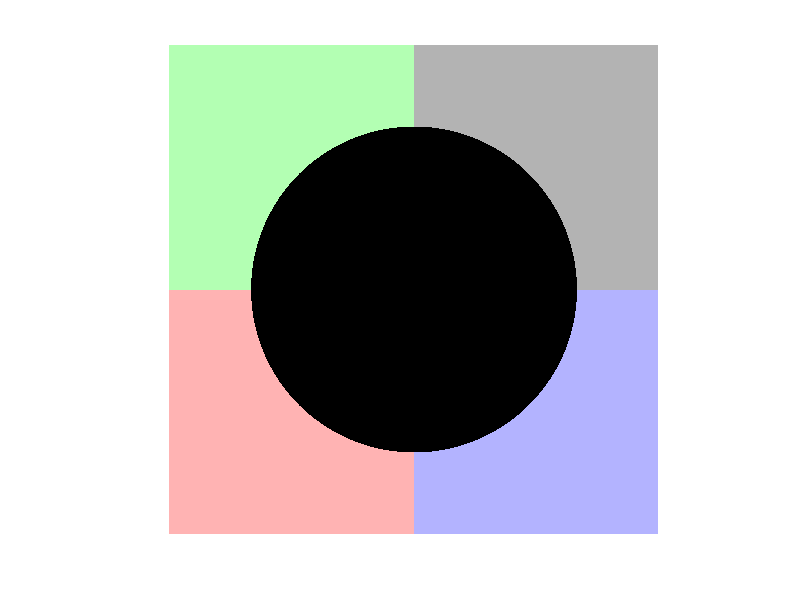
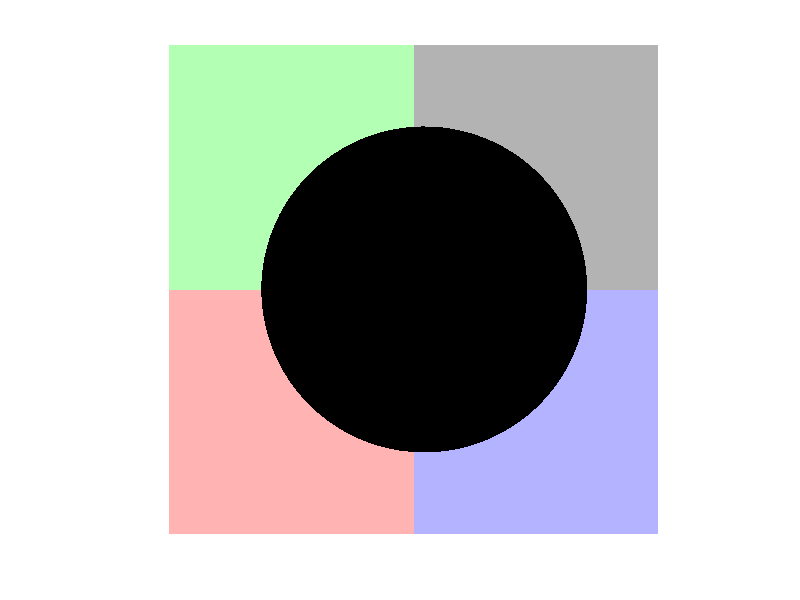
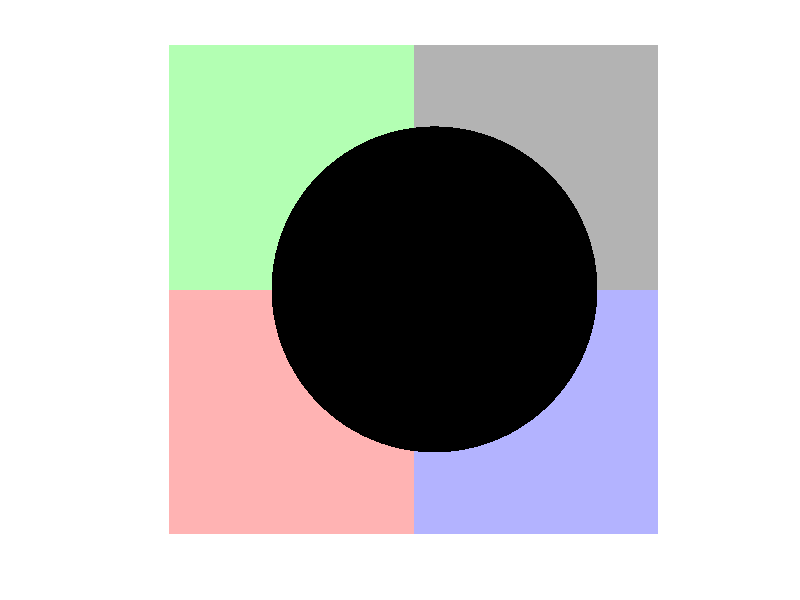
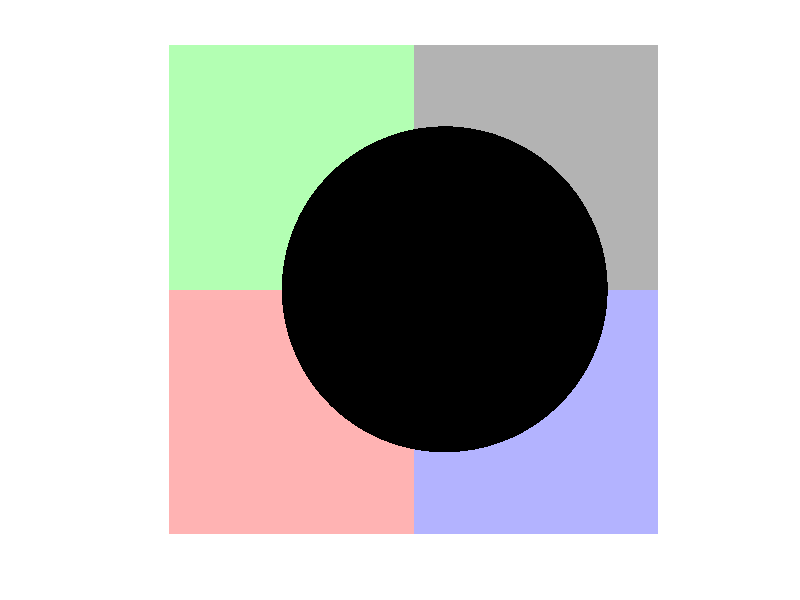

Write MATLAB code to recreate these figures, in order.
hold on;

% Create the first polygon for the left half of the plot
x_left = [-1.5, 0, 0, -1.5]; % x coordinates for the left half
y_left = [-1.5, -1.5, 0, 0]; % y coordinates for the left half
fill(x_left, y_left, 'r', 'FaceAlpha', 0.3, 'EdgeColor', 'none');

% Create the first polygon for the left half of the plot
x_left = [-1.5, 0, 0, -1.5]; % x coordinates for the left half
y_left = [0, 0, 1.5, 1.5]; % y coordinates for the left half
fill(x_left, y_left, 'g', 'FaceAlpha', 0.3, 'EdgeColor', 'none');

% Create the first polygon for the left half of the plot
x_left = [0, 1.5, 1.5, 0]; % x coordinates for the left half
y_left = [-1.5, -1.5, 0, 0]; % y coordinates for the left half
fill(x_left, y_left, 'b', 'FaceAlpha', 0.3, 'EdgeColor', 'none');

% Create the first polygon for the left half of the plot
x_left = [0, 1.5, 1.5, 0]; % x coordinates for the left half
y_left = [0, 0, 1.5, 1.5]; % y coordinates for the left half
fill(x_left, y_left, 'k', 'FaceAlpha', 0.3, 'EdgeColor', 'none');

% Set the axis limits
xlim([-1.5 1.5]);
ylim([-1.5 1.5]);

% Show grid
grid off;
axis off;
axis equal

t = linspace(0, 2*pi, 100); % Parameter t
x0=0;
y0=0;
xV=rand()/10;
yV=rand()/10;
for iter=1:120
    if (x0>0.5)
        xV = -xV;
        x0 = x0 - (x0-0.5);
    end
    if (x0<-0.5)
        xV = -xV;
        x0 = x0 - (x0+0.5);
    end
    if (y0>0.5)
        yV = -yV;
        y0 = y0 - (y0-0.5);
    end
    if (y0<-0.5)
        yV = -yV;
        y0 = y0 - (y0+0.5);
    end
    x = x0+cos(t);
    y = y0+sin(t);
    x0=x0+xV;
    y0=y0+yV;
    p = fill(x, y, 'k', 'FaceAlpha', 1, 'EdgeColor', 'none', 'LineWidth', 1);
    saveas(gcf,['Plot' num2str(iter) '.png']);
    fclose('all');
    pause(1);

    delete(p);
end